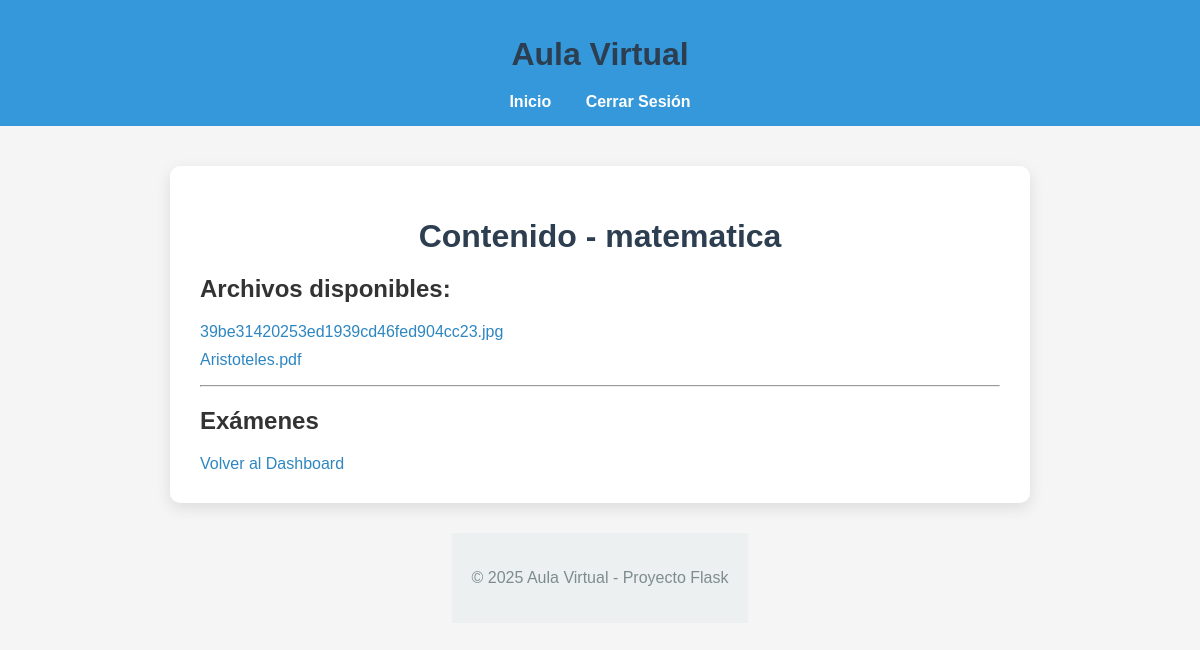
Page /curso/1/contenido (signed in) on the committed database.
### app/models.py (models this page shows, shortened)
class Curso(db.Model):
    id = db.Column(db.Integer, primary_key=True)
    nombre = db.Column(db.String(255), nullable=False)
    descripcion = db.Column(db.Text, nullable=True)
    profesor_id = db.Column(db.Integer, db.ForeignKey("user.id"), nullable=False)
    archivos = db.relationship("Archivo", backref="curso", lazy=True)
    examenes = db.relationship("Examen", backref="curso", lazy=True)
    alumnos = db.relationship(
        "User",
        secondary=curso_alumno,
        backref="cursos_inscriptos",
        lazy="dynamic"
    )

class Archivo(db.Model):
    id = db.Column(db.Integer, primary_key=True)
    nombre = db.Column(db.String(255), nullable=False)
    ruta = db.Column(db.String(255), nullable=False)
    curso_id = db.Column(db.Integer, db.ForeignKey("curso.id"), nullable=False)

### app/routes.py (the view, shortened to what this page needs)
@main.route("/curso/<int:curso_id>/contenido", methods=["GET", "POST"])
@login_required
def contenido(curso_id):
    curso = Curso.query.get_or_404(curso_id)
    return render_template("contenido.html", curso=curso, archivos=curso.archivos, examenes=curso.examenes)

### app/routes.py (called while the page is built)
@login_manager.user_loader
def load_user(user_id):
    return User.query.get(int(user_id))

### app/templates/contenido.html (shortened to what this page needs)
{% extends "base.html" %}
{% block content %}
<div class="container">
    <h1>Contenido - {{ curso.nombre }}</h1>
    <h2>Archivos disponibles:</h2>
    <ul>
        {% for archivo in archivos %}
            <li>
                <a href="{{ url_for('static', filename=archivo.ruta) }}" target="_blank">{{ archivo.nombre }}</a>
            </li>
        {% else %}
            <li>No hay archivos subidos aún.</li>
        {% endfor %}
    </ul>
    <hr>
    <h2>Exámenes</h2>
    <a href="{{ url_for('main.dashboard') }}">Volver al Dashboard</a>
</div>
{% endblock %}

### app/static/style.css (style rules this page uses)
body { font-family: Arial, sans-serif; margin: 0; padding: 0; display: flex; flex-direction: column; align-items: center; justify-content: flex-start; min-height: 100vh; background-color: #f5f5f5; color: #333; }
h1 { text-align: center; margin-bottom: 20px; color: #2c3e50; }
a { color: #2E86C1; text-decoration: none; }
ul.admin-menu, ul { list-style: none; padding-left: 0; }
ul.admin-menu li, ul li { margin: 10px 0; }

### rows in the picture
Curso: nombre "matematica"
Archivo: nombre "39be31420253ed1939cd46fed904cc23.jpg"
Archivo: nombre "Aristoteles.pdf"
